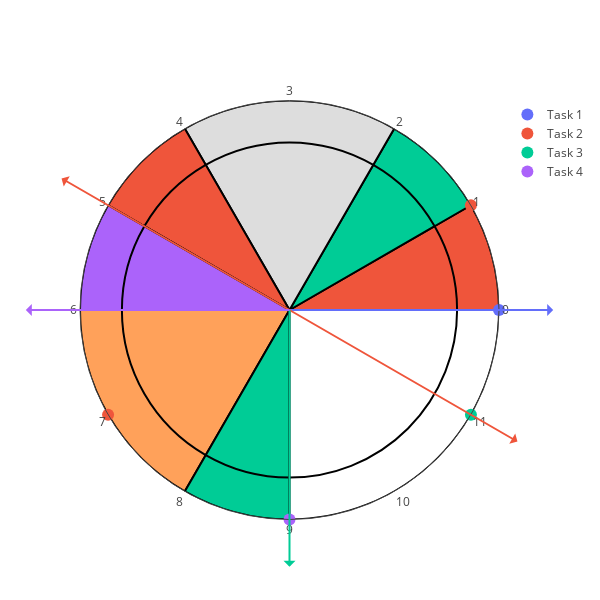

The notebook cell saved with this chart:
### Code cell
plot_polar(tasks, df_traces, 600, output_dir)

### Figure 1 — Plotly figure (JSON) as saved in the notebook; plotly's stock layout.template omitted (floating-point values rounded to 4 significant figures)
{"data": [{"marker": {"color": "#636EFA", "size": 12, "symbol": "circle"}, "mode": "markers", "name": "Task 1", "r": [100], "showlegend": true, "theta": [360], "type": "scatterpolar"}, {"marker": {"color": "#EF553B", "size": 12, "symbol": "circle"}, "mode": "markers", "name": "Task 2", "r": [100, 100], "showlegend": true, "theta": [210, 390], "type": "scatterpolar"}, {"marker": {"color": "#00CC96", "size": 12, "symbol": "circle"}, "mode": "markers", "name": "Task 3", "r": [100], "showlegend": true, "theta": [330], "type": "scatterpolar"}, {"marker": {"color": "#AB63FA", "size": 12, "symbol": "circle"}, "mode": "markers", "name": "Task 4", "r": [100], "showlegend": true, "theta": [270], "type": "scatterpolar"}, {"base": 0, "marker": {"color": "#EF553B", "line": {"color": "black", "width": 2}}, "opacity": 1, "r": [100], "showlegend": false, "theta": [15], "type": "barpolar", "width": [30]}, {"base": 0, "marker": {"color": "#00CC96", "line": {"color": "black", "width": 2}}, "opacity": 1, "r": [100], "showlegend": false, "theta": [45], "type": "barpolar", "width": [30]}, {"base": 0, "marker": {"color": "#DDDDDD", "line": {"color": "black", "width": 2}}, "opacity": 1, "r": [100], "showlegend": false, "theta": [90], "type": "barpolar", "width": [60]}, {"base": 0, "marker": {"color": "#EF553B", "line": {"color": "black", "width": 2}}, "opacity": 1, "r": [100], "showlegend": false, "theta": [135], "type": "barpolar", "width": [30]}, {"base": 0, "marker": {"color": "#AB63FA", "line": {"color": "black", "width": 2}}, "opacity": 1, "r": [100], "showlegend": false, "theta": [165], "type": "barpolar", "width": [30]}, {"base": 0, "marker": {"color": "#FFA15A", "line": {"color": "black", "width": 2}}, "opacity": 1, "r": [100], "showlegend": false, "theta": [210], "type": "barpolar", "width": [60]}, {"base": 0, "marker": {"color": "#00CC96", "line": {"color": "black", "width": 2}}, "opacity": 1, "r": [100], "showlegend": false, "theta": [255], "type": "barpolar", "width": [30]}, {"base": 0, "marker": {"color": "white", "line": {"color": "black", "width": 2}}, "opacity": 1, "r": [100], "showlegend": false, "theta": [315], "type": "barpolar", "width": [90]}, {"base": 0, "marker": {"color": "#EF553B", "line": {"color": "black", "width": 2}}, "opacity": 1, "r": [80], "showlegend": false, "theta": [15], "type": "barpolar", "width": [30]}, {"base": 0, "marker": {"color": "#00CC96", "line": {"color": "black", "width": 2}}, "opacity": 1, "r": [80], "showlegend": false, "theta": [45], "type": "barpolar", "width": [30]}, {"base": 0, "marker": {"color": "#DDDDDD", "line": {"color": "black", "width": 2}}, "opacity": 1, "r": [80], "showlegend": false, "theta": [90], "type": "barpolar", "width": [60]}, {"base": 0, "marker": {"color": "#EF553B", "line": {"color": "black", "width": 2}}, "opacity": 1, "r": [80], "showlegend": false, "theta": [135], "type": "barpolar", "width": [30]}, {"base": 0, "marker": {"color": "#AB63FA", "line": {"color": "black", "width": 2}}, "opacity": 1, "r": [80], "showlegend": false, "theta": [165], "type": "barpolar", "width": [30]}, {"base": 0, "marker": {"color": "#FFA15A", "line": {"color": "black", "width": 2}}, "opacity": 1, "r": [80], "showlegend": false, "theta": [210], "type": "barpolar", "width": [60]}, {"base": 0, "marker": {"color": "#00CC96", "line": {"color": "black", "width": 2}}, "opacity": 1, "r": [80], "showlegend": false, "theta": [255], "type": "barpolar", "width": [30]}, {"base": 0, "marker": {"color": "white", "line": {"color": "black", "width": 2}}, "opacity": 1, "r": [80], "showlegend": false, "theta": [315], "type": "barpolar", "width": [90]}], "layout": {"annotations": [{"arrowcolor": "#636EFA", "arrowhead": 2, "arrowside": "start", "arrowwidth": 2, "ax": 266.7, "ay": 0, "x": 0.5, "y": 0.5}, {"arrowcolor": "#EF553B", "arrowhead": 2, "arrowside": "start", "arrowwidth": 2, "ax": 230.9, "ay": 133.3, "x": 0.5, "y": 0.5}, {"arrowcolor": "#EF553B", "arrowhead": 2, "arrowside": "start", "arrowwidth": 2, "ax": -230.9, "ay": -133.3, "x": 0.5, "y": 0.5}, {"arrowcolor": "#00CC96", "arrowhead": 2, "arrowside": "start", "arrowwidth": 2, "ax": 1.633e-14, "ay": 266.7, "x": 0.5, "y": 0.5}, {"arrowcolor": "#AB63FA", "arrowhead": 2, "arrowside": "start", "arrowwidth": 2, "ax": -266.7, "ay": 3.266e-14, "x": 0.5, "y": 0.5}], "autosize": false, "height": 600, "polar": {"angularaxis": {"tickmode": "array", "ticks": "", "ticktext": [0, 1, 2, 3, 4, 5, 6, 7, 8, 9, 10, 11], "tickvals": [0, 30, 60, 90, 120, 150, 180, 210, 240, 270, 300, 330]}, "radialaxis": {"range": [0, 100], "showticklabels": false, "ticks": ""}}, "width": 600}}
